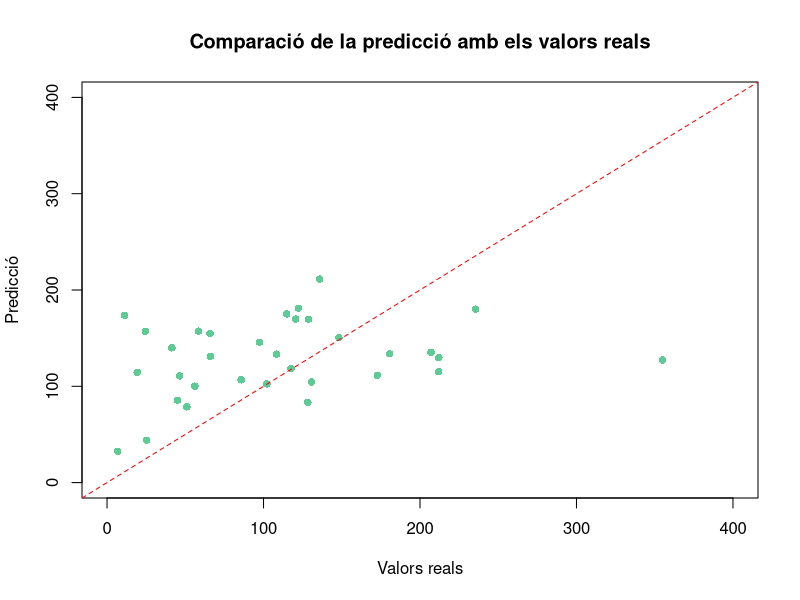
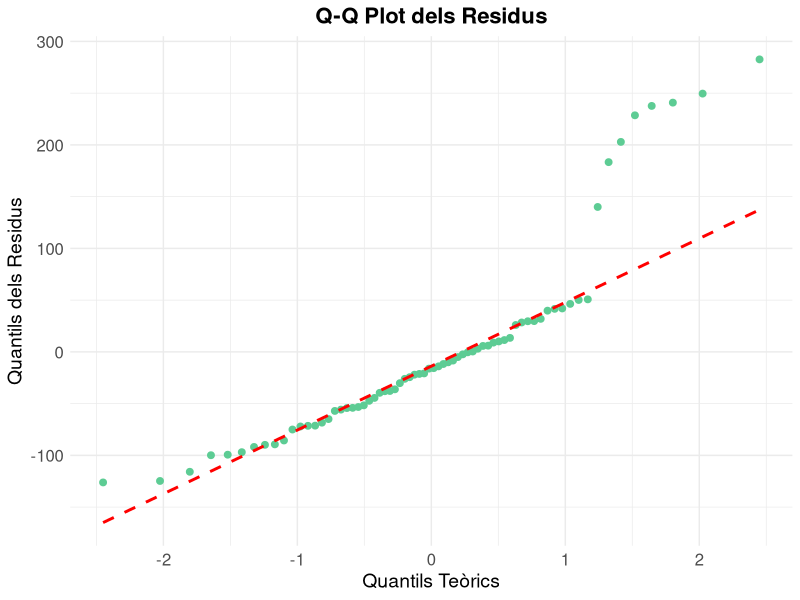
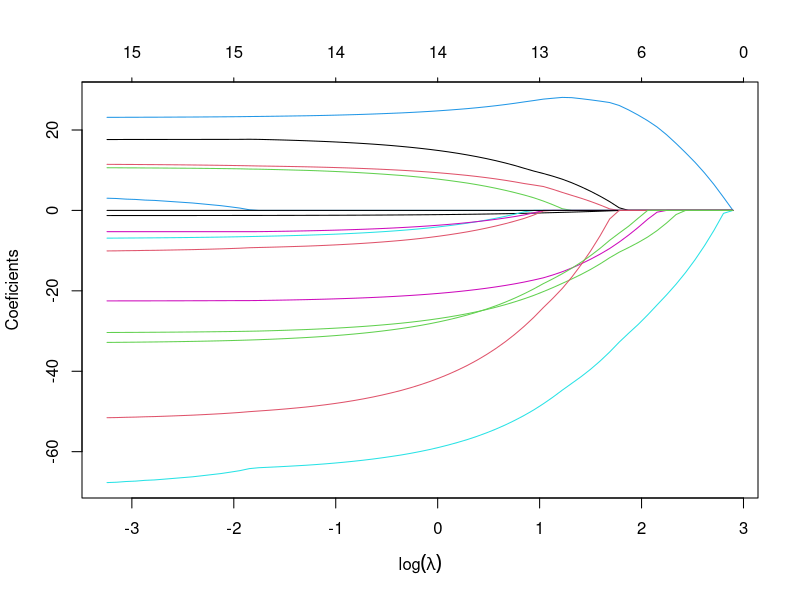
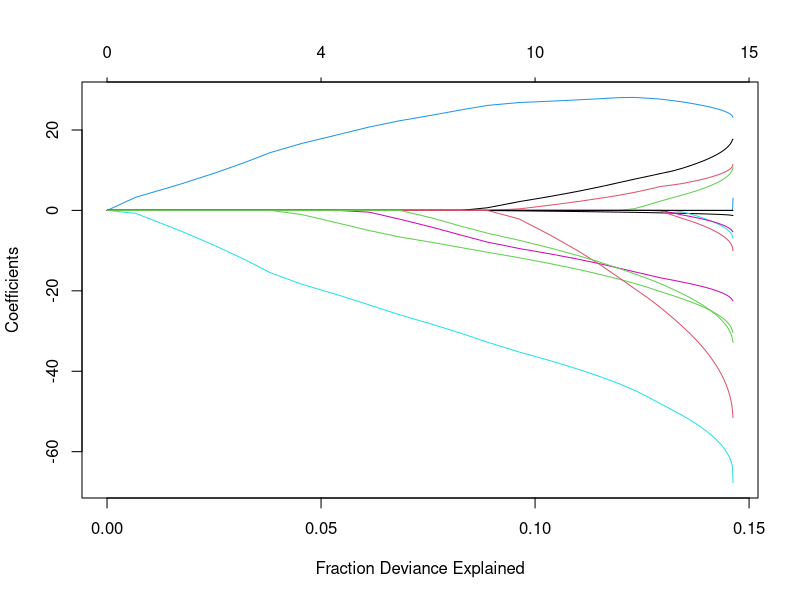
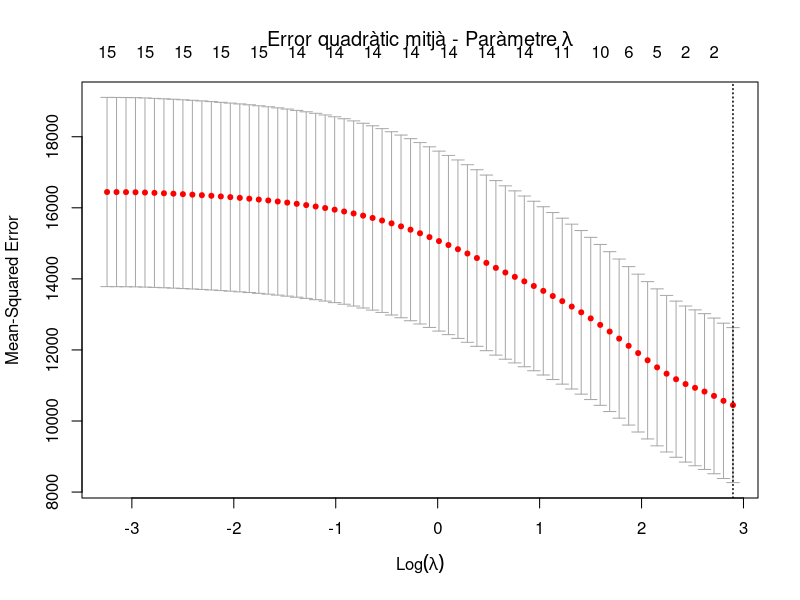
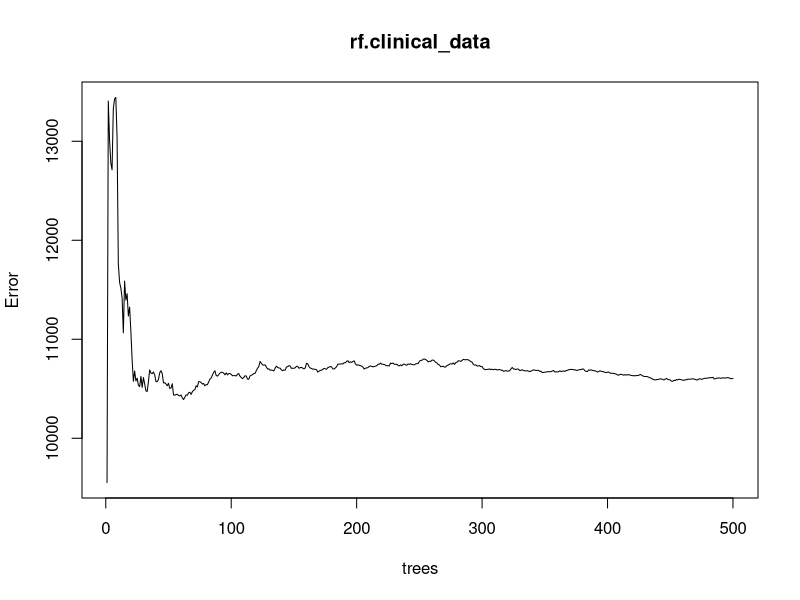
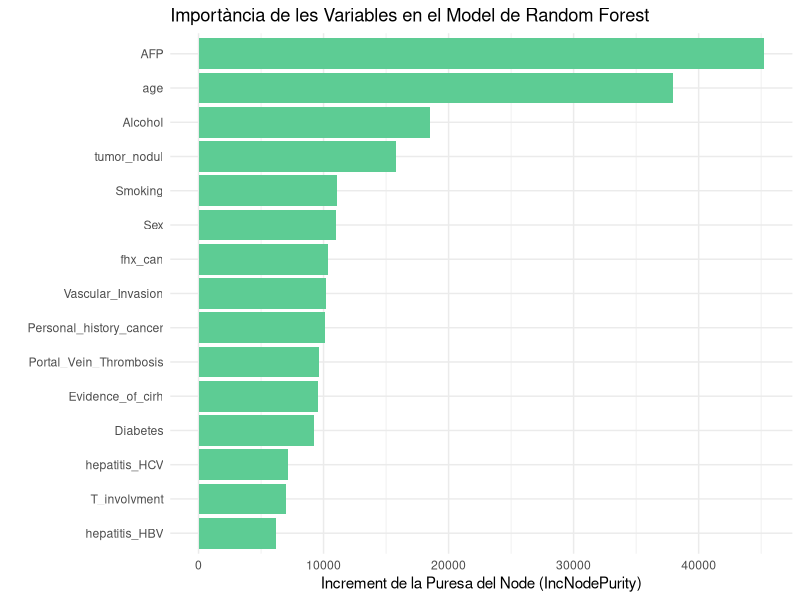
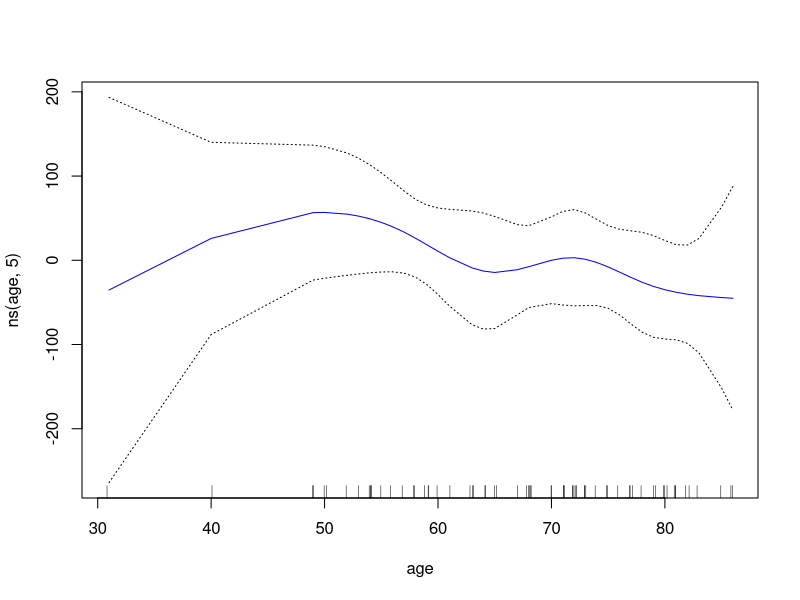

Write the R code that produced these figures, in order.
## ---- chunk 1
colorTFG <- rgb(91, 200, 145, maxColorValue = 250)
## ---- chunk 2
library(tidyverse)
library(glmnet)
library(dplyr)
library(randomForest)
library(splines)
library(gam)
## ---- chunk 3
clinical <- read.csv("Clinical Data csv/clinical_data_processed.csv")
#str(clinical)

clinical_train <- read.csv("Clinical Data csv/clinical_data_processed_train.csv")
#str(clinical_train)

clinical_test <- read.csv("Clinical Data csv/clinical_data_processed_test.csv")
#str(clinical_test)
## ---- chunk 4
mse <- function(real, prediccio) {
  return(mean((real - prediccio)^2))
}
## ---- chunk 5
r_squared <- function(actual, predicted) {
  
  ss_residual <- sum((actual - predicted)^2)
  ss_total <- sum((actual - mean(actual))^2)
  
  return(1 - (ss_residual / ss_total))
}
## ---- chunk 6
clinical_train_resposta <- clinical_train$OS
clinical_test_resposta <- clinical_test$OS 
clinical_test_id <- clinical_test$TCIA_ID
## ---- chunk 7
prediccio = mean(clinical_train_resposta)
prediccio
## ---- chunk 8

r2_base <- r_squared(clinical_test_resposta, prediccio)
r2_base

mse_base <- mse(clinical_test_resposta, prediccio)
mse_base
## ---- chunk 9

clinical_test <- clinical_test %>% select(-TCIA_ID)
clinical_train <- clinical_train %>% select(-TCIA_ID)
## ---- chunk 10
rl <- lm(OS ~ . , data = clinical_train)

summary(rl)
## ---- chunk 11
predict <-  predict(rl, newdata = clinical_test)

tabla_predict <- data.frame(clinical_test_id, predict, clinical_test_resposta)
tabla_predict

plot(x = clinical_test_resposta, y =predict, xlab = "Valors reals", ylab = "Predicció", main = 
       "Comparació de la predicció amb els valors reals", ylim = c(0, 400), xlim = c(0,400), col = colorTFG, pch =16,
     col.main = "black")
abline(a = 0, b = 1, col = "red", lty = 2)

## ---- chunk 12

r2_lineal <- r_squared(clinical_test_resposta, predict)
r2_lineal

mse_lineal <- mse(clinical_test_resposta, predict)
mse_lineal
## ---- chunk 13
#plot(rl)

## ---- chunk 14
residuals <- resid(rl)

qq_plot <- ggplot(data.frame(residuals), aes(sample = residuals)) +
  stat_qq(color = colorTFG, size = 2) + 
  stat_qq_line(color = "red", linetype = "dashed", size = 1) + 
  labs(title = "Q-Q Plot dels Residus", x = "Quantils Teòrics", y = "Quantils dels Residus") +
  theme_minimal() + 
  theme(
    plot.title = element_text(hjust = 0.5, size = 16, face = "bold"),
    axis.title = element_text(size = 14),
    axis.text = element_text(size = 12) 
  )

print(qq_plot)
## ---- chunk 15
matriz_pred <- clinical %>% 
  select(-TCIA_ID, -OS) %>% 
  as.matrix()

resposta <- clinical$OS
## ---- chunk 16
# Recordam que per a realitzar el conjunt train i test vam utilitzar la 
# set.seed 2024
set.seed(2024)
train = sample(1:nrow(clinical), 70)

modelo_lasso <- glmnet(matriz_pred[train, ], resposta[train], alpha = 1)

plot(modelo_lasso, xvar = "lambda", xlab = expression(log(lambda)), ylab = "Coeficients")
plot(modelo_lasso, xvar = "dev")
## ---- chunk 17
cv.out <- cv.glmnet(matriz_pred[train, ], resposta[train], alpha = 1)
plot(cv.out, main = expression("Error quadràtic mitjà - Paràmetre" ~ lambda))
bestlam <- cv.out$lambda.min
lasso.pred <- predict(modelo_lasso, s=bestlam, newx= matriz_pred[-train, ])
#mean((lasso.pred-resposta[-train])^2)
## ---- chunk 18
lasso.coef <- predict(modelo_lasso, type = "coefficients", s = bestlam)
lasso.coef
## ---- chunk 19
lasso.pred <- predict(modelo_lasso, s=15, newx= matriz_pred[-train, ])
lasso.coef <- predict(modelo_lasso, type = "coefficients", s = 15)
lasso.coef

## ---- chunk 20
r2_lasso <- r_squared(clinical_test_resposta, lasso.pred)
r2_lasso

mse_lasso <- mse(clinical_test_resposta, lasso.pred)
mse_lasso
## ---- chunk 21
set.seed(2024)
train = sample(1:nrow(clinical), 70)
rf.clinical_data <- randomForest(OS ~. - TCIA_ID, data = clinical, subset = train, mtry = 1)
rf.clinical_data
yhat <- predict(rf.clinical_data, newdata = clinical[-train, ])
clinical.test <- clinical[-train,]$OS
mean((yhat - clinical.test)^2 )
#yhat

plot(rf.clinical_data)
## ---- chunk 22
oob.err = double(13)
test.err = double(13)

for (mtry in 1:15){
  fit <- randomForest(OS ~. - TCIA_ID, data = clinical, subset = train, mtry = mtry)
  oob.err[mtry] = fit$mse[600]
  pred =  predict(fit, newdata = clinical[-train, ])
  test.err[mtry] = with(clinical[-train,], mean((OS-pred)^2))
  print(mtry)
}

test.err

## ---- chunk 23
# Calculam R^2 de les dades test

r2 = 1 - (sum((clinical_test_resposta - yhat)^2)) / (sum((clinical_test_resposta - 
                                                           mean(clinical_test_resposta))^2))
r2

mse = mean((clinical_test_resposta - yhat)^2)

mse
## ---- chunk 24
importance(rf.clinical_data)
## ---- chunk 25
importance_df <- as.data.frame(importance(rf.clinical_data))

# Afegir noms de columnes per claredat
colnames(importance_df) <- c("IncNodePurity")

# Ordenar les variables per importància decreixent
importance_df$Variable <- rownames(importance_df)
importance_df <- importance_df[order(importance_df$IncNodePurity, decreasing = TRUE), ]

# Gràfica de barres de la importància de les variables
ggplot(importance_df, aes(x = reorder(Variable, IncNodePurity), y = IncNodePurity), col = colorTFG) +
  geom_bar(stat = "identity", fill = colorTFG) +
  coord_flip() +
  xlab("") +
  ylab("Increment de la Puresa del Node (IncNodePurity)") +
  ggtitle("Importància de les Variables en el Model de Random Forest") + 
  theme_minimal()
## ---- chunk 26
gam2 <- gam(OS ~ns(age,5) + ns(AFP,5)+ Diabetes +Alcohol+ age + Sex + Smoking + T_involvment + Evidence_of_cirh + hepatitis_HCV + hepatitis_HBV + Portal_Vein_Thrombosis + Vascular_Invasion + tumor_nodul + Personal_history_cancer + fhx_can, data = clinical_train)
plot(gam2, se = TRUE, col="blue")
## ---- chunk 27
summary(gam2)
## ---- chunk 28
pred = predict(gam2, newdata = clinical_test)
pred
## ---- chunk 29
r2 = 1 - (sum((clinical_test_resposta - pred)^2)) / (sum((clinical_test_resposta - 
                                                           mean(clinical_test_resposta))^2))
r2

mse = mean((clinical_test_resposta - pred)^2)

mse
